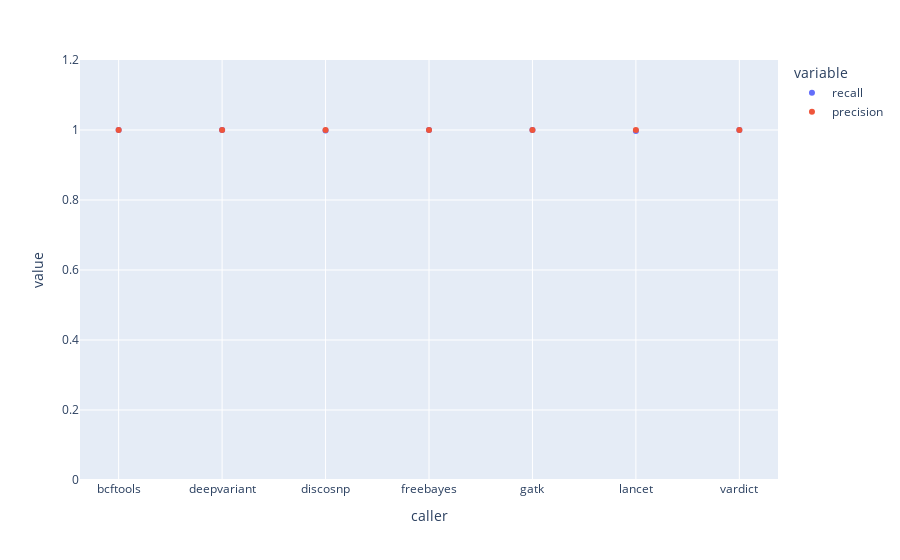

Notebook cell for this chart:
### Markdown cell above
### SNP only
WIP: 10/60 replicates

### Code cell
fig = px.scatter(snp_summary_nofilter, x='caller', y=['recall', 'precision'], range_y=[0,1.2],
                 category_orders={'caller': ['bcftools', 'deepvariant', 'discosnp', 'freebayes', 
                                             'gatk', 'lancet', 'vardict']})
fig.show()

### Figure 1 — Plotly figure (JSON) as saved in the notebook; plotly's stock layout.template omitted (floating-point values rounded to 4 significant figures)
{"data": [{"hovertemplate": "variable=recall<br>caller=%{x}<br>value=%{y}<extra></extra>", "legendgroup": "recall", "marker": {"color": "#636efa", "symbol": "circle"}, "mode": "markers", "name": "recall", "orientation": "v", "showlegend": true, "type": "scatter", "x": ["deepvariant", "bcftools", "vardict", "freebayes", "lancet", "gatk", "discosnp"], "xaxis": "x", "y": [1, 1, 1, 1, 0.997, 1, 0.9985], "yaxis": "y"}, {"hovertemplate": "variable=precision<br>caller=%{x}<br>value=%{y}<extra></extra>", "legendgroup": "precision", "marker": {"color": "#EF553B", "symbol": "circle"}, "mode": "markers", "name": "precision", "orientation": "v", "showlegend": true, "type": "scatter", "x": ["deepvariant", "bcftools", "vardict", "freebayes", "lancet", "gatk", "discosnp"], "xaxis": "x", "y": [1, 1, 1, 1, 1, 1, 1], "yaxis": "y"}], "layout": {"autosize": true, "legend": {"title": {"text": "variable"}, "tracegroupgap": 0}, "margin": {"t": 60}, "xaxis": {"anchor": "y", "autorange": true, "categoryarray": ["bcftools", "deepvariant", "discosnp", "freebayes", "gatk", "lancet", "vardict"], "categoryorder": "array", "domain": [0, 1], "range": [-0.3645, 6.364], "title": {"text": "caller"}, "type": "category"}, "yaxis": {"anchor": "x", "domain": [0, 1], "range": [0, 1.2], "title": {"text": "value"}, "type": "linear"}}}
